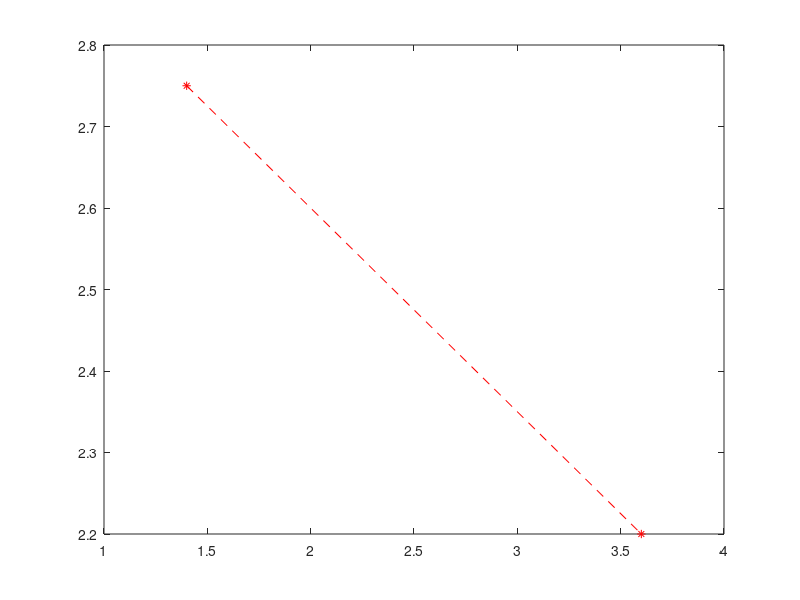

Reproduce this figure in MATLAB.
segment = [1.4, 2.75;
3.6, 2.2];

figure;
plot(segment(:, 1), segment(:, 2), 'r--');
hold on;
plot(segment(:, 1), segment(:, 2), 'r*');
